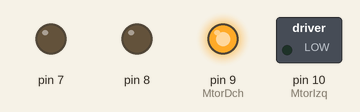
Simulated run of this sketch. Board: Arduino Uno, built with avr-gcc and run on an emulated ATmega328P. Parts: switched loads named in the sketch (green lamp = pin HIGH), output pins drawn as LEDs (lit = HIGH).

Above: at 0.1 s.
At 10.1 s:
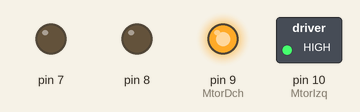
Timing chart, 0 to 11.6 s (numbered marks = the images above):
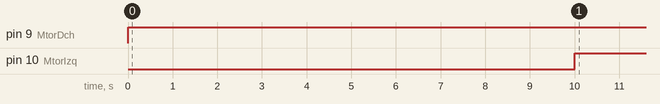

Measured:
- by itself, pin 9 (MtorDch): LOW → HIGH at 0.00 s
- by itself, pin 10 (MtorIzq): LOW → HIGH at 10.0 s

The sketch:

Robot_basico.ino
```cpp
//-----------------------------------------------------------------
//PROGRAMA: Robot.basico.ino (DaguBoard Mini Driver// Arduino NG/8)
//Autor: Enrique Rodriguez Vela (enero-2018)
//Descripción:Robot 2WD funciomiento motores
//-----------------------------------------------------------------

//(--Varibles Motores--)
int MtorDch = 9;
int MtorIzq = 10;


void setup() {
   pinMode(7, OUTPUT);
   pinMode(8, OUTPUT);

   pinMode(MtorDch, OUTPUT);
   pinMode(MtorIzq, OUTPUT);

}

void loop() {

 analogWrite(MtorDch, 255);
 delay(10000);
 analogWrite(MtorIzq,255);
 delay(10000);

}
```
